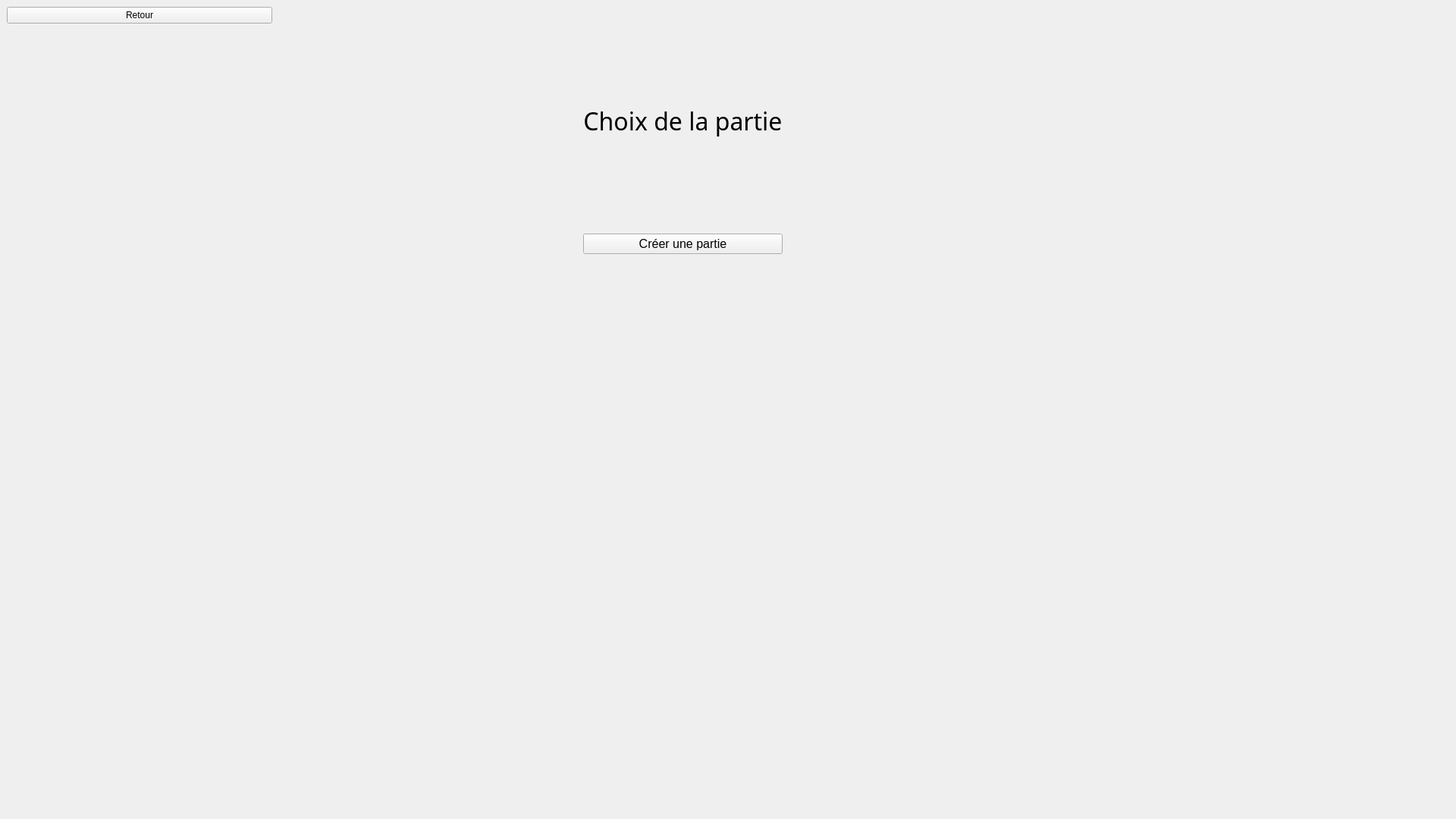
<?xml version="1.0" encoding="UTF-8"?>
<ui version="4.0">
 <class>Choix_partie</class>
 <widget class="QWidget" name="Choix_partie">
  <property name="windowModality">
   <enum>Qt::ApplicationModal</enum>
  </property>
  <property name="geometry">
   <rect>
    <x>0</x>
    <y>0</y>
    <width>1920</width>
    <height>1080</height>
   </rect>
  </property>
  <property name="contextMenuPolicy">
   <enum>Qt::NoContextMenu</enum>
  </property>
  <property name="windowTitle">
   <string>Form</string>
  </property>
  <layout class="QGridLayout" name="gridLayout">
   <property name="sizeConstraint">
    <enum>QLayout::SetMaximumSize</enum>
   </property>
   <property name="leftMargin">
    <number>0</number>
   </property>
   <property name="topMargin">
    <number>0</number>
   </property>
   <property name="rightMargin">
    <number>0</number>
   </property>
   <property name="bottomMargin">
    <number>0</number>
   </property>
   <item row="0" column="0">
    <widget class="QWidget" name="choix_partie_widget" native="true">
     <layout class="QGridLayout" name="gridLayout_2">
      <item row="7" column="1">
       <spacer name="horizontalSpacer">
        <property name="orientation">
         <enum>Qt::Horizontal</enum>
        </property>
        <property name="sizeType">
         <enum>QSizePolicy::Preferred</enum>
        </property>
        <property name="sizeHint" stdset="0">
         <size>
          <width>754</width>
          <height>20</height>
         </size>
        </property>
       </spacer>
      </item>
      <item row="7" column="3">
       <spacer name="horizontalSpacer_2">
        <property name="orientation">
         <enum>Qt::Horizontal</enum>
        </property>
        <property name="sizeHint" stdset="0">
         <size>
          <width>754</width>
          <height>20</height>
         </size>
        </property>
       </spacer>
      </item>
      <item row="2" column="2">
       <spacer name="verticalSpacer_4">
        <property name="orientation">
         <enum>Qt::Vertical</enum>
        </property>
        <property name="sizeType">
         <enum>QSizePolicy::Preferred</enum>
        </property>
        <property name="sizeHint" stdset="0">
         <size>
          <width>20</width>
          <height>100</height>
         </size>
        </property>
       </spacer>
      </item>
      <item row="6" column="2">
       <spacer name="verticalSpacer_2">
        <property name="orientation">
         <enum>Qt::Vertical</enum>
        </property>
        <property name="sizeHint" stdset="0">
         <size>
          <width>20</width>
          <height>381</height>
         </size>
        </property>
       </spacer>
      </item>
      <item row="5" column="2">
       <layout class="QVBoxLayout" name="verticalLayout">
        <item>
         <spacer name="verticalSpacer_3">
          <property name="orientation">
           <enum>Qt::Vertical</enum>
          </property>
          <property name="sizeType">
           <enum>QSizePolicy::Preferred</enum>
          </property>
          <property name="sizeHint" stdset="0">
           <size>
            <width>20</width>
            <height>60</height>
           </size>
          </property>
         </spacer>
        </item>
        <item>
         <widget class="QPushButton" name="button_creer_partie">
          <property name="font">
           <font>
            <pointsize>12</pointsize>
           </font>
          </property>
          <property name="cursor">
           <cursorShape>PointingHandCursor</cursorShape>
          </property>
          <property name="text">
           <string>Créer une partie</string>
          </property>
         </widget>
        </item>
       </layout>
      </item>
      <item row="0" column="1" rowspan="2">
       <widget class="QPushButton" name="button_retour">
        <property name="sizePolicy">
         <sizepolicy hsizetype="Minimum" vsizetype="Minimum">
          <horstretch>0</horstretch>
          <verstretch>0</verstretch>
         </sizepolicy>
        </property>
        <property name="maximumSize">
         <size>
          <width>350</width>
          <height>60</height>
         </size>
        </property>
        <property name="cursor">
         <cursorShape>PointingHandCursor</cursorShape>
        </property>
        <property name="text">
         <string>Retour</string>
        </property>
       </widget>
      </item>
      <item row="3" column="2">
       <widget class="QLabel" name="label">
        <property name="palette">
         <palette>
          <active/>
          <inactive/>
          <disabled/>
         </palette>
        </property>
        <property name="font">
         <font>
          <family>Merriweather Black</family>
          <pointsize>24</pointsize>
          <weight>50</weight>
          <bold>false</bold>
         </font>
        </property>
        <property name="styleSheet">
         <string notr="true"/>
        </property>
        <property name="frameShape">
         <enum>QFrame::NoFrame</enum>
        </property>
        <property name="text">
         <string>Choix de la partie</string>
        </property>
        <property name="scaledContents">
         <bool>false</bool>
        </property>
        <property name="alignment">
         <set>Qt::AlignCenter</set>
        </property>
       </widget>
      </item>
      <item row="4" column="2">
       <spacer name="verticalSpacer">
        <property name="orientation">
         <enum>Qt::Vertical</enum>
        </property>
        <property name="sizeType">
         <enum>QSizePolicy::Preferred</enum>
        </property>
        <property name="sizeHint" stdset="0">
         <size>
          <width>20</width>
          <height>60</height>
         </size>
        </property>
       </spacer>
      </item>
     </layout>
    </widget>
   </item>
  </layout>
 </widget>
 <resources/>
 <connections/>
</ui>
